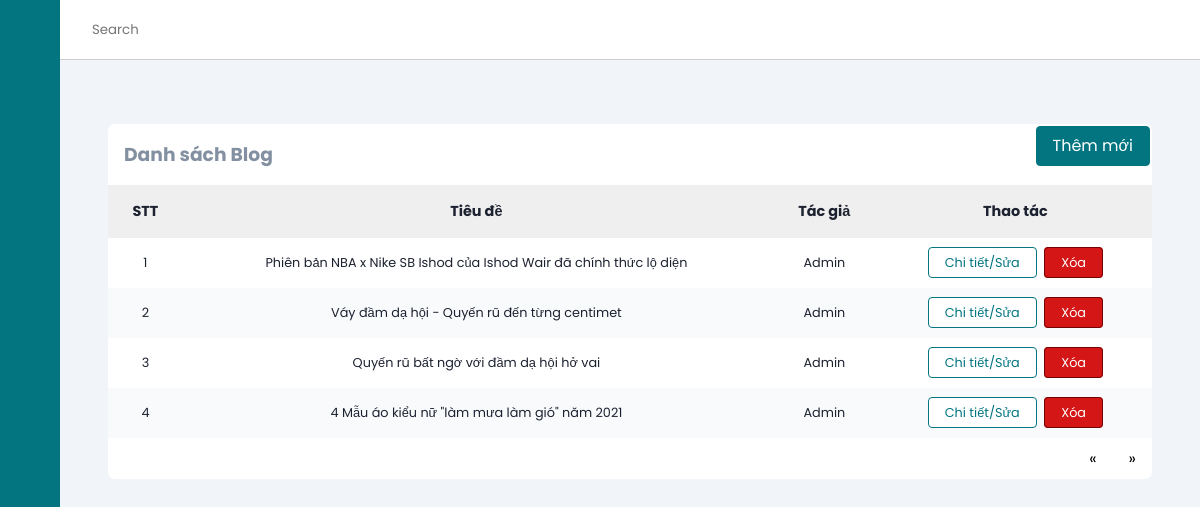
Screenshot of /blogManage (signed in) with the database file from the repository.
### tables this page shows
CREATE TABLE `blog` (
  `id` int(11) NOT NULL,
  `title` varchar(500) NOT NULL,
  `content` text NOT NULL,
  `image` varchar(100) NOT NULL,
  `userId` int(11) NOT NULL,
  `createdDate` datetime NOT NULL,
  `lastUpdated` datetime NOT NULL,
  `views` int(11) NOT NULL
);

CREATE TABLE `users` (
  `id` int(11) NOT NULL,
  `fullName` varchar(255) NOT NULL,
  `email` varchar(255) NOT NULL,
  `dob` date NOT NULL,
  `address` varchar(500) NOT NULL,
  `password` varchar(255) NOT NULL,
  `roleId` int(11) NOT NULL,
  `status` tinyint(1) NOT NULL,
  `captcha` varchar(50) NOT NULL,
  `isConfirmed` tinyint(4) NOT NULL DEFAULT 0,
  `phone` varchar(10) NOT NULL,
  `provinceId` varchar(5) NOT NULL,
  `districtId` varchar(5) NOT NULL,
  `wardId` varchar(5) NOT NULL
);

### mvc/core/ControllerBase.php (called while the page is built, shortened)
<?php
class ControllerBase{
    public function view($view, $data=[]){
        require_once "./mvc/views/".$view.".php";
    }
}
?>

### mvc/controllers/blogManage.php (called while the page is built, shortened)
<?php
class blogManage extends ControllerBase
{
    public function index($page = 1)
    {
        $blog = $this->model("blogModel");
        $blogList = ($blog->getAll($page['page']))->fetch_all(MYSQLI_ASSOC);
        $countPaging = $blog->getCountPaging(8);
        $this->view("admin/blog", [
            "headTitle" => "Quản lý Blog",
            "blogList" => $blogList,
            'countPaging' => $countPaging
        ]);
    }
}

### mvc/core/App.php (called while the page is built, shortened)
<?php
class App
{
    protected $action = "Index";
    function __construct()
    {
        $arr = $this->UrlProcess();
        if (file_exists("./mvc/controllers/" . $arr[0] . ".php")) {
            unset($arr[0]);
        }
        $this->controller = new $this->controller;
        $this->params = $arr ? array_values($arr) : [];
        array_push($this->params, $_GET);
        call_user_func_array([$this->controller, $this->action], $this->params);
    }
    function UrlProcess()
    {
        if (isset($_GET["url"])) {
            return explode("/", filter_var(trim($_GET["url"], "/")));
        }
    }
}

### index.php (called while the page is built, shortened)
<?php
$myApp = new App();
?>

### mvc/core/DB.php (called while the page is built, shortened)
<?php
class DB{
    private static $instance = null;
    protected $servername = "localhost";
    protected $username = "root";
    protected $password = "";
    private function __construct(){
        $this->con = mysqli_connect($this->servername, $this->username, $this->password);
    }
    public static function getInstance()
    {
      if(!self::$instance)
      {
        self::$instance = new DB();
      }
      return self::$instance;
    }
}
?>

### mvc/models/blogModel.php (called while the page is built, shortened)
<?php
class blogModel
{
    private static $instance = null;
    public static function getInstance()
    {
        if (!self::$instance) {
            self::$instance = new blogModel();
        }
        return self::$instance;
    }
    public function getAll($page = 1, $total = 8)
    {
        if ($page <= 0) {
            $page = 1;
        }
        $tmp = ($page - 1) * $total;
        $db = DB::getInstance();
        $sql = "SELECT b.id, b.title, b.content, b.image, b.createdDate, u.fullName as author, b.views FROM blog b JOIN users u ON b.userId = u.id LIMIT $tmp,$total";
        $result = mysqli_query($db->con, $sql);
        return $result;
    }
}

### mvc/views/admin/blog.php (the view, shortened to what this page needs)
<?php require APP_ROOT . '/views/admin/inc/head.php'; ?>
<body>
    <?php require APP_ROOT . '/views/admin/inc/sidebar.php'; ?>
    <div class="main-content">
        <header>
            <div class="search-wrapper">
                <input type="search" placeholder="Search">
            </div>
            <div class="social-icons">
                <div></div>
            </div>
        </header>
        <main>
            <section class="recent">
                <div class="activity-grid">
                    <div class="activity-card">
                        <a href="<?= URL_ROOT . '/blogManage/add' ?>" class="button right">Thêm mới</a>
                        <h3>Danh sách Blog</h3>
                        <div class="table-responsive">
                            <table>
                                <thead>
                                    <tr>
                                        <th>STT</th>
                                        <th>Tiêu đề</th>
                                        <th>Tác giả</th>
                                        <th>Thao tác</th>
                                    </tr>
                                </thead>
                                <tbody>
                                    <?php
                                    $count = 0;
                                    foreach ($data['blogList'] as $key => $value) {
                                    ?>
                                        <tr>
                                            <td><?= ++$count ?></td>
                                            <td><?= $value['title'] ?></td>
                                            <td><?= $value['author'] ?></td>
                                            <td>
                                                <a class="button-normal" href="<?= URL_ROOT . '/blogManage/edit/' . $value['id'] ?>">Chi tiết/Sửa</a>
                                                <a class="button-red" href="<?= URL_ROOT . '/blogManage/delete/' . $value['id'] ?>">Xóa</a>
                                            </td>
                                        </tr>
                                    <?php }
                                    ?>
                                </tbody>
                            </table>
                        </div>
                        <div class="pagination">
                            <a href="<?= URL_ROOT ?>/blogManage?page=<?= (isset($_GET['page'])) ? (($_GET['page'] <= 1) ? 1 : $_GET['page'] - 1) : 1 ?>">&laquo;</a>
                            <a href="<?= URL_ROOT ?>/blogManage?page=<?= (isset($_GET['page'])) ? ($_GET['page'] == $data['countPaging'] ? $_GET['page'] : $_GET['page'] + 1) : 2 ?>">&raquo;</a>
                        </div>
                    </div>
                </div>
            </section>
        </main>
    </div>
</body>
</html>

### public/css/admin.css (style rules this page uses)
:root { --main-color: #027581; --color-dark: #1D2231; --text-grey: #8390A2; }
* { font-family: 'Poppins', sans-serif; margin: 0; padding: 0; text-decoration: none; list-style-type: none; box-sizing: border-box; }
.main-content { position: relative; margin-left: 240px; transition: margin-left 500ms; }
header { position: fixed; left: 240px; top: 0; z-index: 100; width: calc(100% - 240px); background: #fff; height: 60px; padding: 0rem 1rem; display: flex; align-items: center; justify-content: space-between; border-bottom: 1px solid #ccc; transition: left 500ms; }
.search-wrapper { display: flex; align-items: center; }
.search-wrapper input { border: 0; outline: 0; padding: 1rem; height: 38px; }
.social-icons { display: flex; align-items: center; }
.social-icons span, .social-icons div { margin-left: 1.2rem; }
.social-icons div { height: 38px; width: 38px; background-size: cover; background-repeat: no-repeat; background-image: url(img/1.jpg); border-radius: 50%; }
main { margin-top: 60px; background: #f1f5f9; min-height: 90vh; padding: 1rem 3rem; }
.recent { margin-top: 3rem; margin-bottom: 3rem; }
.activity-grid { display: grid; grid-template-columns: 100% 25%; grid-column-gap: 1.5rem; }
.activity-card, .summary-card, .bday-card { background: #fff; border-radius: 7px; }
.activity-card h3 { color: var(--text-grey); margin: 1rem; }
.activity-card table { width: 100%; border-collapse: collapse; }
.activity-card thead { background: #efefef; text-align: left; }
th, td { font-size: .9rem; padding: 1rem 1rem; color: var(--color-dark); text-align: center; }
td { font-size: .8rem; }
tbody tr:nth-child(even) { background: #f9fafc; }
.button { background: var(--main-color); color: #fff; border: 1px solid var(--main-color); border-radius: 4px; padding: .4rem 1rem; margin: 2px 2px; }
.button-red { background: rgb(212, 22, 22); color: #fff; border: 1px solid rgb(116, 4, 4); border-radius: 4px; padding: .4rem 1rem; margin: 2px 2px; }
.button-normal { background: white; color: var(--main-color); border: 1px solid var(--main-color); border-radius: 4px; padding: .4rem 1rem; margin: 2px 2px; }
.table-responsive { overflow-x: auto; }
@media only screen and (max-width: 1200px) { .main-content { margin-left: 60px; } }
@media only screen and (max-width: 1200px) { .main-content header { left: 60px; width: calc(100% - 60px); } }
.right { float: right; }
input, textarea, select { width: 100%; padding: 12px 20px; margin: 8px 0; display: inline-block; border: 1px solid #ccc; border-radius: 4px; box-sizing: border-box; }
.pagination { float: right; }
.pagination a { color: black; float: left; padding: 8px 16px; text-decoration: none; }

### rows the page displays
blog: title "Phiên bản NBA x Nike SB Ishod của Ishod Wair đã chính thức lộ diện", userId.fullName "Admin"
blog: title "Váy đầm dạ hội - Quyến rũ đến từng centimet", userId.fullName "Admin"
blog: title "Quyến rũ bất ngờ với đầm dạ hội hở vai", userId.fullName "Admin"
blog: title "4 Mẫu áo kiểu nữ \"làm mưa làm gió\" năm 2021", userId.fullName "Admin"
